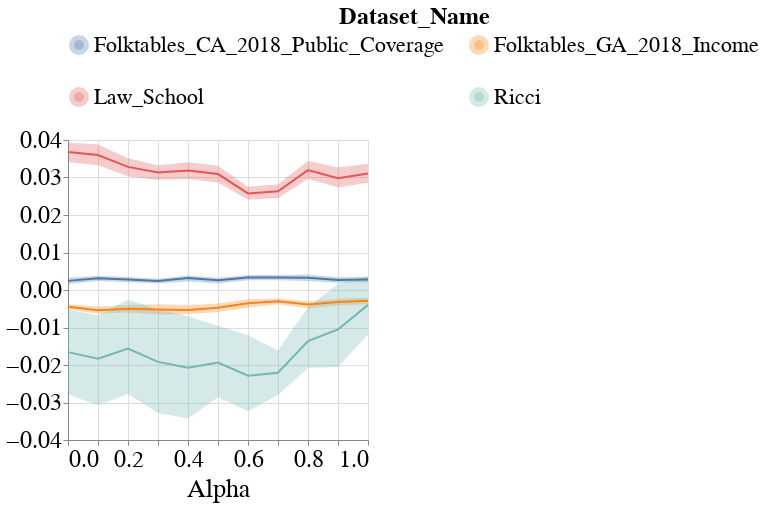

Write notebook code for a chart like this one.
### Code cell
visualizer.create_group_metric_line_bands_per_dataset_plot(model_name=MODEL_NAMES[0],
                                                           metric_type='group',
                                                           metric_name='Std_Parity',
                                                           dataset_groups_dct={
                                                               'Folktables_GA_2018_Income': 'RAC1P',
                                                               'Law_School': 'race',
                                                               'Folktables_CA_2018_Public_Coverage': 'RAC1P',
                                                               'Ricci': 'Race',
                                                           })

### Figure 1 — Vega-Lite specification as saved in the notebook (floating-point values rounded to 4 significant figures; data arrays with more than 128 entries replaced by an {"elided": "..."} marker saying what was removed)
{"config": {"view": {"continuousWidth": 400, "continuousHeight": 300}, "axis": {"labelFontSize": 24, "labelFontWeight": "normal", "titleFontSize": 26, "titleFontWeight": "normal"}, "legend": {"columns": 2, "direction": "horizontal", "labelFontSize": 22, "labelLimit": 400, "orient": "top", "symbolStrokeWidth": 10, "titleAnchor": "middle", "titleFontSize": 24, "titleLimit": 300}, "title": {"fontSize": 22}}, "layer": [{"mark": {"type": "errorband", "extent": "ci"}, "encoding": {"color": {"field": "Dataset_Name", "type": "nominal"}, "x": {"field": "Intervention_Param", "title": "Alpha", "type": "quantitative"}, "y": {"field": "Metric_Value", "scale": {"zero": false}, "title": "", "type": "quantitative"}}}, {"mark": "line", "encoding": {"color": {"field": "Dataset_Name", "type": "nominal"}, "x": {"field": "Intervention_Param", "title": "Alpha", "type": "quantitative"}, "y": {"aggregate": "mean", "field": "Metric_Value", "scale": {"zero": false}, "title": "", "type": "quantitative"}}}], "data": {"name": "data-788c78e0f820d8bed6137198981c6568"}, "height": 300, "width": 300, "$schema": "https://vega.github.io/schema/vega-lite/v4.17.0.json", "datasets": {"data-788c78e0f820d8bed6137198981c6568": {"elided": "264 records"}}}
